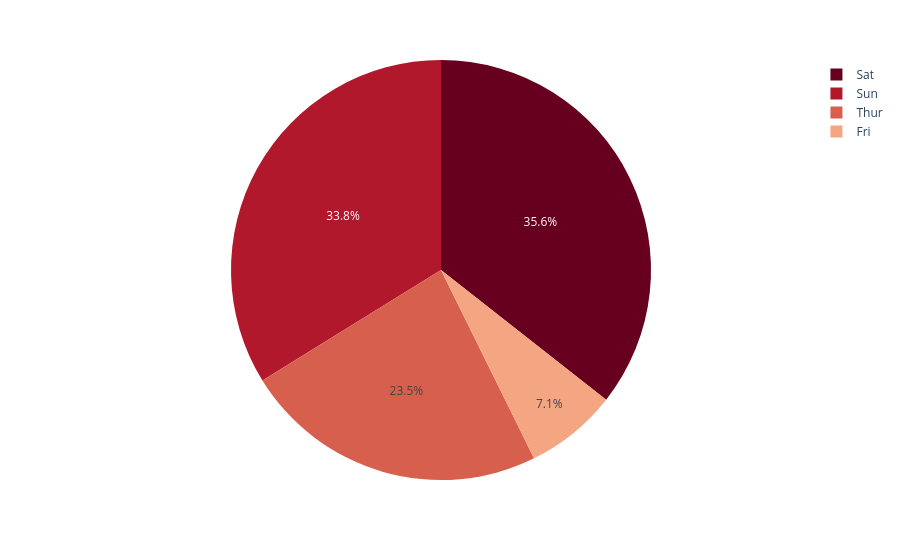

Notebook cell for this chart:
### Markdown cell above
# Pie chart in Dash

### Code cell
import plotly.express as px
df = px.data.tips()
fig = px.pie(df, values='tip', names='day', color_discrete_sequence=px.colors.sequential.RdBu)
fig.show()

### Figure 1 — Plotly figure (JSON) as saved in the notebook; plotly's stock layout.template omitted (floating-point values rounded to 4 significant figures; data arrays with more than 128 entries replaced by an {"elided": "..."} marker saying what was removed)
{"data": [{"domain": {"x": [0, 1], "y": [0, 1]}, "hovertemplate": "day=%{label}<br>tip=%{value}<extra></extra>", "labels": {"elided": "244 str values"}, "legendgroup": "", "name": "", "showlegend": true, "type": "pie", "values": {"elided": "244 float values"}}], "layout": {"legend": {"tracegroupgap": 0}, "margin": {"t": 60}, "piecolorway": ["rgb(103,0,31)", "rgb(178,24,43)", "rgb(214,96,77)", "rgb(244,165,130)", "rgb(253,219,199)", "rgb(247,247,247)", "rgb(209,229,240)", "rgb(146,197,222)", "rgb(67,147,195)", "rgb(33,102,172)", "rgb(5,48,97)"]}}
